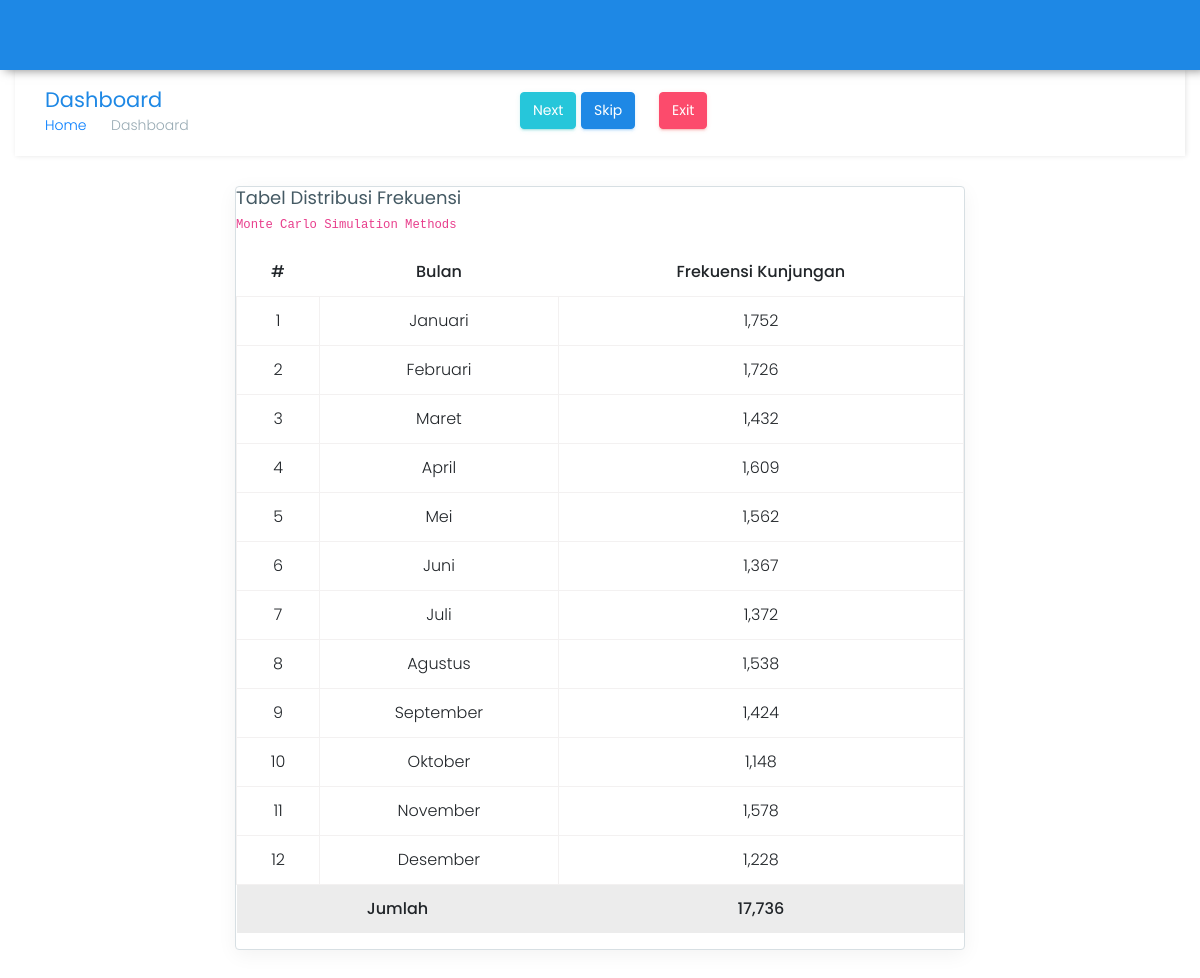
Page /target17/index.php on the committed database.
### tables this page shows
CREATE TABLE `data_2016` (
  `id_bulan` varchar(10) NOT NULL,
  `jumlah_pasien` int(10) NOT NULL
);

CREATE TABLE `tabel_bulan` (
  `id_bulan` varchar(10) NOT NULL,
  `nama_bulan` varchar(50) NOT NULL
);

### target17/index.php (the view, shortened to what this page needs)
<?php
require_once "../config/koneksi.php";
?>
<!DOCTYPE html>
<html lang="en">
<head>
    <link href="../assets/plugins/bootstrap/css/bootstrap.min.css" rel="stylesheet">
    <link href="../lite/css/style.css" rel="stylesheet">
    <link href="../lite/css/colors/blue.css" id="theme" rel="stylesheet">
</head>
<body class="card-no-border">
        <header class="topbar">
            <nav class="navbar top-navbar navbar-toggleable-sm navbar-light"></nav>
        </header>
            <div class="container">
                <div class="row page-titles">
                    <div class="col-md-5 col-8 align-self-center">
                        <h3 class="text-themecolor m-b-0 m-t-0">Dashboard</h3>
                        <ol class="breadcrumb">
                            <li class="breadcrumb-item"><a href="../">Home</a></li>
                            <li class="breadcrumb-item active">Dashboard</li>
                        </ol>
                    </div>
                    <div class="col-md-7 col-4 align-self-center">
                        <a href="satu.php" class="btn waves-effect waves-light btn-success pull-right hidden-sm-down" data-toggle="tooltip" data-placement="top" title="Klik Untuk Lanjut Ke Langkah 1"> Next</a>
                        <a href="tiga.php" class="btn waves-effect waves-light btn-info pull-right hidden-sm-down" style="margin-right: 20px;" data-toggle="tooltip" data-placement="top" title="Klik Untuk Lompat Ke langkah 3"> Skip</a>
                        <a href="../" class="btn waves-effect waves-light btn-danger pull-right hidden-sm-down" style="margin-right: 20px;" data-toggle="tooltip" data-placement="top" title="Klik Untuk Keluar"> Exit</a>
                    </div>
                </div>
                <div class="row">
                    <div class="col-lg-8 offset-2">
                        <div class="card">
                            <div class="card-block">
                                <h4 class="card-title">Tabel Distribusi Frekuensi</h4>
                                <h6 class="card-subtitle"><code>Monte Carlo Simulation Methods</code></h6>
                                <div class="table-responsive">
                                    <table class="table table-hover table-bordered">
                                        <thead>
                                            <tr>
                                                <th class="text-center">#</th>
                                                <th class="text-center">Bulan</th>
                                                <th class="text-center">Frekuensi Kunjungan</th>
                                            </tr>
                                        </thead>
                                        <tbody>
                                        <?php
                                        $no = 1;
                                        $querys = mysqli_query($con, "SELECT b.nama_bulan, d.jumlah_pasien FROM tabel_bulan b, data_2016 d WHERE b.id_bulan = d.id_bulan") or die(mysqli_error($con));
                                        foreach ($querys as $query) : ?>
                                            <tr>
                                                <td class="text-center"><?= $no++ ?></td>
                                                <td class="text-center"><?= $query['nama_bulan'] ?></td>
                                                <td class="text-center"><?= number_format($query['jumlah_pasien']) ?></td>
                                            </tr>
                                            <?php @$jumlah += $query['jumlah_pasien'] ?>
                                        <?php endforeach; ?>
                                        </tbody>
                                        <tfoot class="table-active">
                                            <tr>
                                                <th class="text-center" colspan="2">Jumlah</th>
                                                <th class="text-center"><?= number_format($jumlah) ?></th>
                                            </tr>
                                        </tfoot>
                                    </table>
                                </div>
                            </div>
                        </div>
                    </div>
                </div>
</body>
</html>

### lite/css/colors/blue.css (style rules this page uses)
.topbar { background: #1e88e5; }
.text-themecolor { color: #1e88e5 !important; }

### target17/index.php (style rules this page uses)
body { background: url(../assets/images/full-bloom.png); }

### rows in the picture
data_2016: id_bulan.nama_bulan "Januari", jumlah_pasien "1,752"
data_2016: id_bulan.nama_bulan "Februari", jumlah_pasien "1,726"
data_2016: id_bulan.nama_bulan "Maret", jumlah_pasien "1,432"
data_2016: id_bulan.nama_bulan "April", jumlah_pasien "1,609"
data_2016: id_bulan.nama_bulan "Mei", jumlah_pasien "1,562"
data_2016: id_bulan.nama_bulan "Juni", jumlah_pasien "1,367"
data_2016: id_bulan.nama_bulan "Juli", jumlah_pasien "1,372"
data_2016: id_bulan.nama_bulan "Agustus", jumlah_pasien "1,538"
data_2016: id_bulan.nama_bulan "September", jumlah_pasien "1,424"
data_2016: id_bulan.nama_bulan "Oktober", jumlah_pasien "1,148"
data_2016: id_bulan.nama_bulan "November", jumlah_pasien "1,578"
data_2016: id_bulan.nama_bulan "Desember", jumlah_pasien "1,228"

### other values in the picture
$jumlah "17,736"
